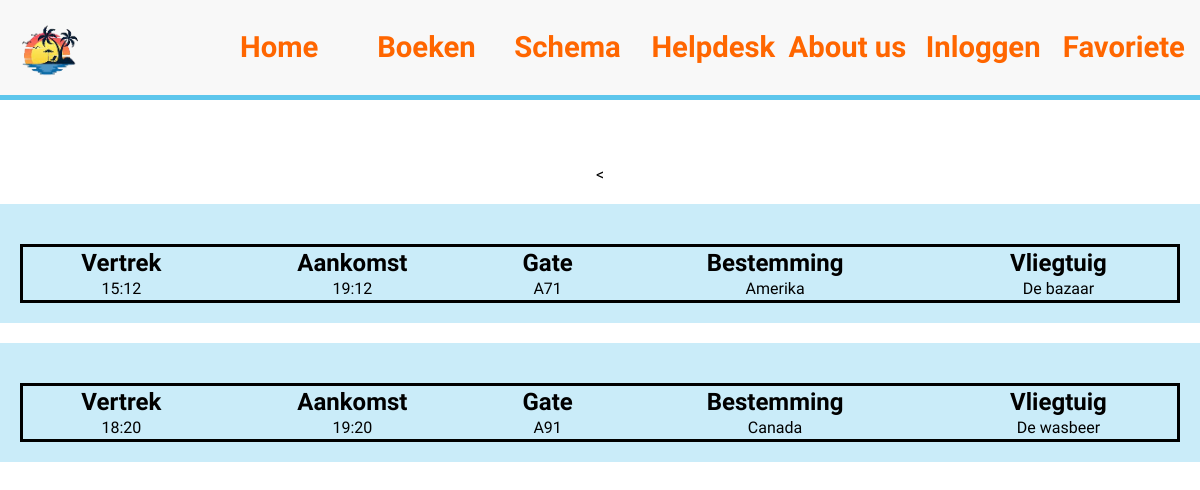
Page /schema.php on the committed database.
### tables this page shows
CREATE TABLE `schemareizen` (
  `ID` int(11) NOT NULL,
  `vertrek` varchar(100) NOT NULL,
  `aankomst` varchar(100) NOT NULL,
  `gate` varchar(100) NOT NULL,
  `bestemming` varchar(100) NOT NULL,
  `vliegtuig` varchar(100) NOT NULL
);

### schema.php (the view, shortened to what this page needs)
<!DOCTYPE html>
<html lang="en">
  <head>
    <link rel="stylesheet" href="css/schema.css" />
  </head>
  <?php
    include("includes/header.php")
    ?>
  <body>
    <div class="headerspace"></div>
    <div class="backgroundborder">
      <video autoplay muted loop>
        <source src="igv/video/production ID_3678380.mp4" type="video/mp4" />
      </video>
                <  <?php
                        include_once('Includes/connecter.php');
                        $query = "SELECT vertrek, aankomst, gate, bestemming, vliegtuig FROM schemareizen ";
                        $stmt = $connect->prepare($query);
                        $stmt->execute();
                        $result = $stmt->fetchAll();
                        foreach($result as $product) {
                ?>
          <div class="containerschema">
            <table class="schematext">
              <tr>
                <th><h2>Vertrek<h2></th>
                <th><h2>Aankomst<h2></th>
                <th><h2>Gate<h2></th>
                <th><h2>Bestemming<h2></th>
                <th><h2>Vliegtuig<h2></th>
              </tr>
              <tr>
                <td><?php echo $product['vertrek'];?></td>
                <td><?php echo $product['aankomst'];?></td>
                <td><?php echo $product['gate'];?></td>
                <td><?php echo $product['bestemming'];?></td>
                <td><?php echo $product['vliegtuig'];?></td>
              </tr>
            </table>
          </div>
        </div>
                 <?php
      }
?>
  </body>
</html>

### css/schema.css (style rules this page uses)
* { margin: 0; padding: 0; box-sizing: border-box; font-family: "Kanit", sans-serif; font-family: "Macondo", cursive; }
.backgroundborder { width: 100%; height: 100%; overflow: hidden; display: flex; justify-content: center; align-items: center; flex-wrap: wrap; }
.backgroundborder video { position: absolute; top: 0; left: 0; object-fit: cover; width: 100%; height: 100%; pointer-events: none; }
.containerschema { width: 100%; height: auto; background-color: #5dc6ec53; justify-content: space-around; display: flex; flex-wrap: wrap; padding: 20px; position: relative; margin-top: 20px; }
.schematext { width: 100%; text-align: center; color: black; border: 3px solid black; margin-top: 20px; }
.headerspace { width: 100%; height: 165px; }

### rows in the picture
schemareizen: vertrek "15:12", aankomst "19:12", gate "A71", bestemming "Amerika", vliegtuig "De bazaar"
schemareizen: vertrek "18:20", aankomst "19:20", gate "A91", bestemming "Canada", vliegtuig "De wasbeer"
